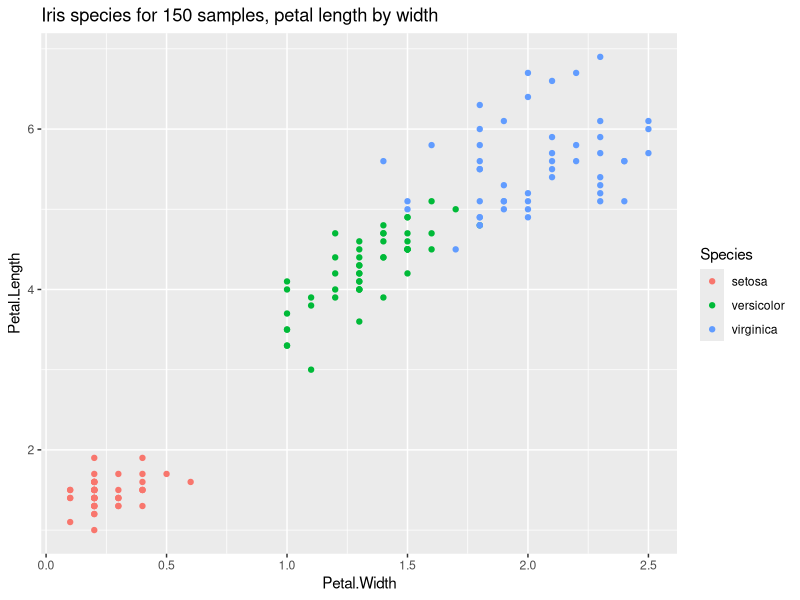
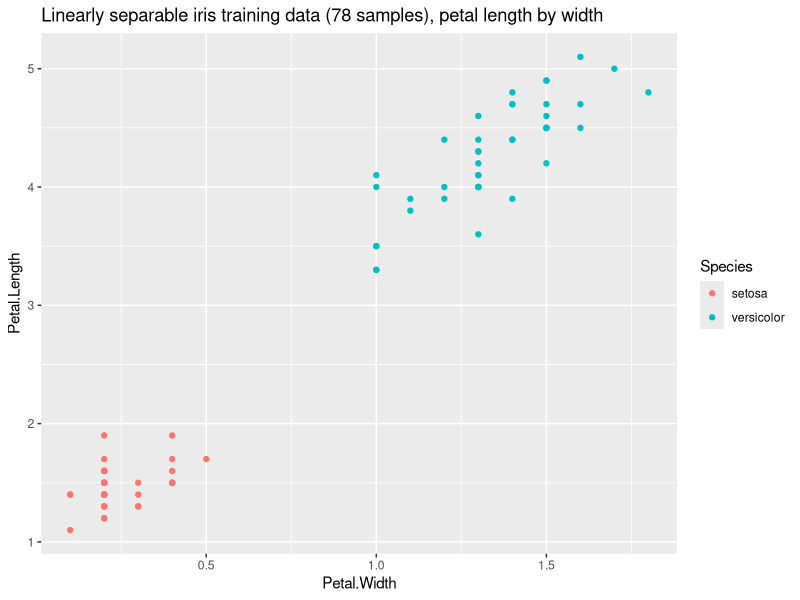
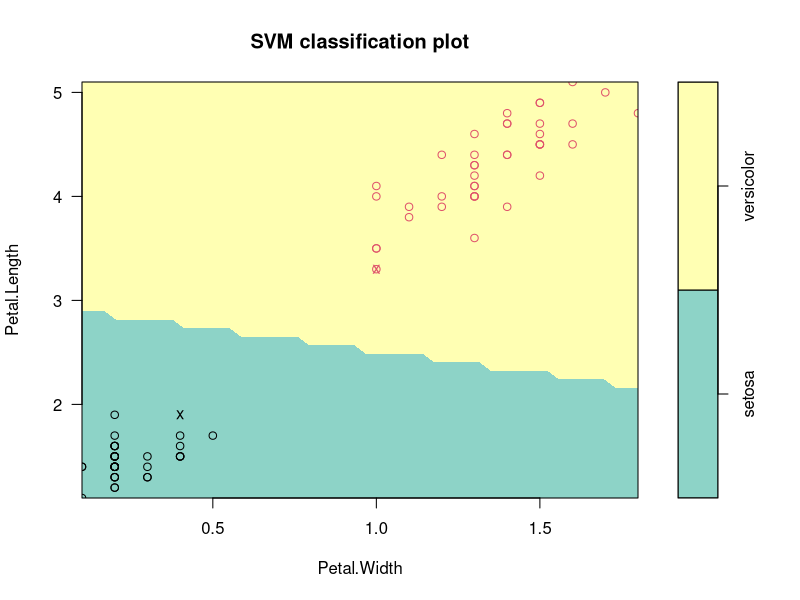
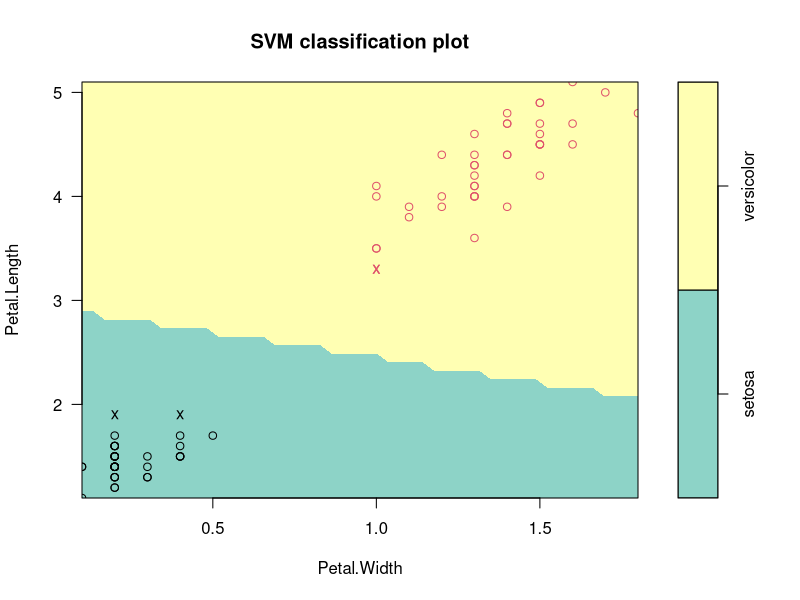

The R script that drew these images, in order: (Note: this script raises an error after producing the figures.)
## ---- chunk 1
knitr::opts_chunk$set(echo = TRUE)
## ---- chunk 2
library(magrittr)
library(tidyverse)
library(e1071)
library(ggplot2)
# library(caret) # this package is useful for a few different types of classification algorithms
## ---- chunk 3
data(iris)
ggplot(iris, aes(x = Petal.Width, y = Petal.Length)) + 
  geom_point(aes(color = Species)) + 
  ggtitle(paste0("Iris species for ", nrow(iris), " samples, petal length by width"))
## ---- chunk 4
classes <- c("setosa", "versicolor")
lin_sep <- iris %>% 
  filter(Species %in% classes) %>% 
  select(Petal.Length, Petal.Width, Species)

lin_sep$Species <- factor(lin_sep$Species, levels = classes)
## ---- chunk 5
sample_indices <- sample(2, nrow(lin_sep), replace = TRUE, prob = c(0.8,0.2))

table(sample_indices)
## ---- chunk 6
training_linsep <- lin_sep[sample_indices == 1,]
test_linsep <- lin_sep[sample_indices == 2,]

ggplot(training_linsep, aes(x = Petal.Width, y = Petal.Length)) + 
  geom_point(aes(color = Species)) + 
  ggtitle(paste0("Linearly separable iris training data (", 
                 nrow(training_linsep), " samples), petal length by width"))
## ---- chunk 7
svm_model <- svm(Species ~ ., data = training_linsep, kernel = "linear", cost = 10, scale = FALSE)
print(svm_model)
## ---- chunk 8
plot(svm_model, training_linsep, dataSymbol = 1, col = c("#8DD3C7","#FFFFB3"))
## ---- chunk 9
summary(svm_model)
## ---- chunk 10
svm_model <- svm(Species ~ ., data = training_linsep, kernel = "linear", cost = 0.5, scale = FALSE)
plot(svm_model, training_linsep, dataSymbol = 1, col = c("#8DD3C7","#FFFFB3"))
## ---- chunk 11
summary(svm_model)
## ---- chunk 12
tune_svm = tune(method = svm, Species ~ .,
                data = training_linsep, 
                kernel = "linear", 
                ranges = list(cost = 10^(-1:2)))
summary(tune_svm$best.model)
## ---- chunk 13
test_classes <- predict(tune_svm$best.model, test_linsep)
table(predicted = test_classes, actual = test_linsep$Species)
## ---- chunk 14
classes <- c("versicolor", "virginica")

nonlin_sep <- iris %>% 
  filter(Species %in% classes) %>% 
  select(Petal.Length, Petal.Width, Species)
nonlin_sep$Species <- factor(nonlin_sep$Species, levels = classes)

training_nonlin <- nonlin_sep[sample_indices == 1,]
test_nonlin <- nonlin_sep[sample_indices == 2,]

ggplot(training_nonlin, aes(x = Petal.Width, y = Petal.Length)) + 
  geom_point(aes(color = Species)) + 
  ggtitle(paste0("Non-linearly separable iris training data (", 
                 nrow(training_nonlin), " samples), petal length by width"))
## ---- chunk 15
svm_model <- svm(Species ~ ., data = training_nonlin, kernel = "radial", cost = 5, gamma = 1, scale = FALSE)
plot(svm_model, training_nonlin, dataSymbol = 1, col = c("#8DD3C7","#FFFFB3"))
## ---- chunk 16
set.seed(10)
tune_svm = tune(method = svm, Species ~ .,
                data = training_nonlin, kernel = "radial", 
                ranges = list(cost = c(0.001, 0.01, 0.1, 1, 10, 100), 
                              gamma = seq(0.5, 5, 0.5)))
summary(tune_svm$best.model)
## ---- chunk 17
plot(tune_svm$best.model, training_nonlin, dataSymbol = 1, col = c("#8DD3C7","#FFFFB3"))
## ---- chunk 18
table(predicted = predict(tune_svm$best.model, newdata = test_nonlin), 
      actual = test_nonlin$Species)
## ---- chunk 19
multi_class <- iris %>% select(Petal.Length, Petal.Width, Species)
multi_class$Species <- factor(multi_class$Species, levels = unique(multi_class$Species))

training_multi <- multi_class[sample_indices == 1,]
test_multi <- multi_class[sample_indices == 2,]

ggplot(training_multi, aes(x = Petal.Width, y = Petal.Length)) + 
  geom_point(aes(color = Species)) + 
  ggtitle(paste0("Multiple class iris training data (", 
                 nrow(training_multi), " samples), petal length by width"))
## ---- chunk 20
svm_model <- svm(Species ~ ., data = training_multi, kernel = "radial", cost = 5, gamma = 1, scale = FALSE)
plot(svm_model, training_multi, dataSymbol = 1, col = c("#8DD3C7","#FFFFB3", "#FB8072"))
## ---- chunk 21
table(predicted = predict(tune_svm$best.model, newdata = test_multi), 
      actual = test_multi$Species)
